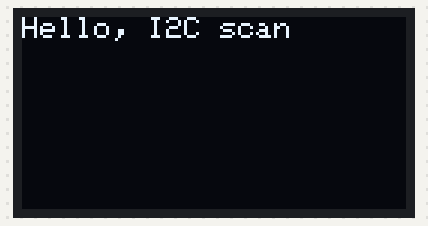
This sketch was run on a simulated Arduino Uno, built with avr-gcc and run on an emulated ATmega328P. On the bench: 128×64 one-colour display.

Above: at 0.1 s.
At 2.2 s:
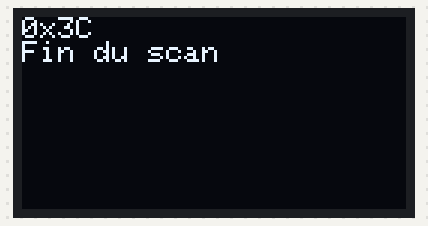

The sketch:

i2cScan_oled.ino
```cpp
#include <SPI.h>
#include <Wire.h>
#include <Adafruit_GFX.h>
#include <Adafruit_SSD1306.h>
#include <stdio.h>

// Scanner I2C avec affichage sur écran OLED mais l'affichage est facillement adaptable

#define OLED_RESET 4
Adafruit_SSD1306 display(OLED_RESET);

void setup()   {
	// Serial.begin(9600);

	byte adresse = 0;
	byte resultat;
	byte nb_existe = 0;

	display.begin(SSD1306_SWITCHCAPVCC, 0x3C);

	display.clearDisplay();

	display.setTextSize(1);
	display.setTextColor(WHITE);
	display.setCursor(0,0);

	display.println("Hello, I2C scan");
	// display.println("31kHz");
	display.display();
	delay(2000);
	display.clearDisplay();
	display.display();

	display.setCursor(0,0);
	for (adresse = 1; adresse < 128; adresse++ ){
		Wire.beginTransmission(adresse);    /* Commence une transmission a l'adresse indiquee */
		resultat = Wire.endTransmission();
		if (resultat == 0){
			display.print("0x");
			display.print( adresse, HEX) ;
			display.print( " " ) ;
			display.display();
			nb_existe++;
		}
	}
	if ( nb_existe == 0){
		display.print( "Pas de composants trouves ") ;
		display.display();
	}
	display.println() ;
	display.println("Fin du scan") ;
	display.display();


}

void loop(){


}
```
